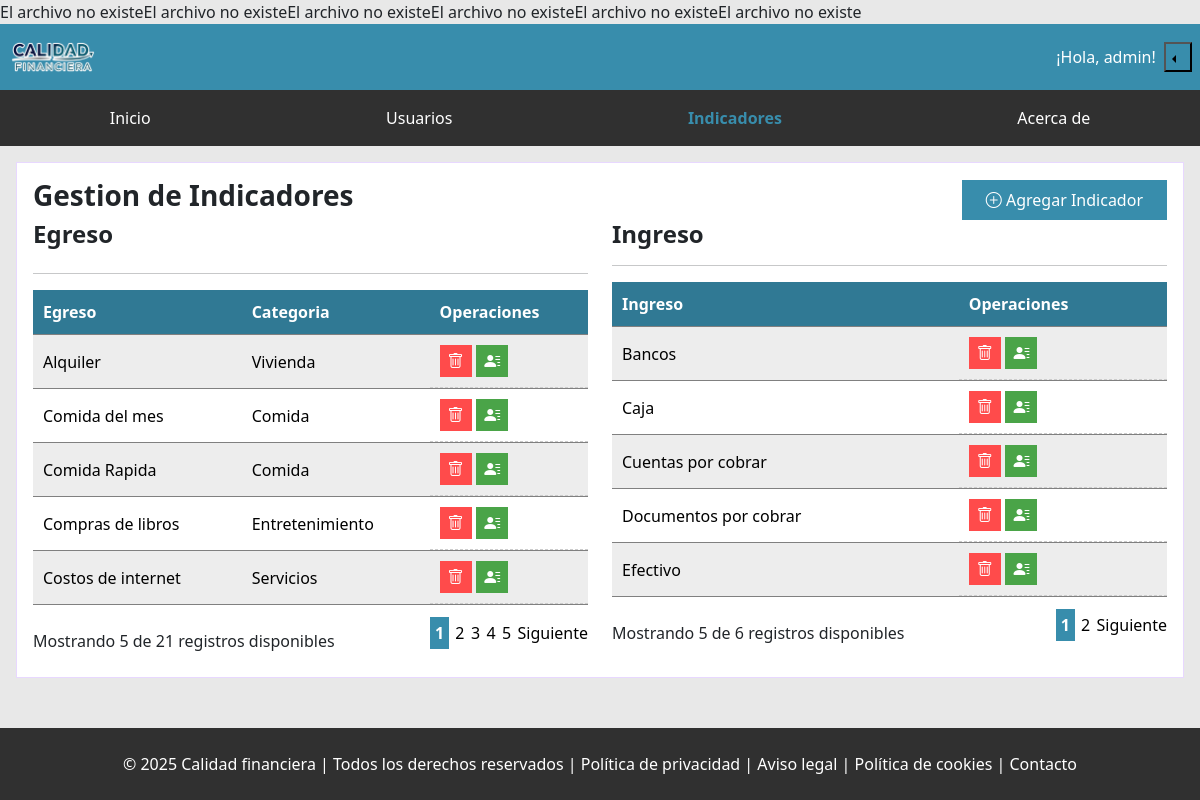
/admin/indicators/1/1 (signed in), run on the app's committed database.
### tables this page shows
CREATE TABLE `egresos` (
  `id_egreso` int(10) NOT NULL,
  `id_categoria_egreso` int(10) NOT NULL,
  `egreso` varchar(40) NOT NULL
);

CREATE TABLE `categorias_egreso` (
  `id_categoria_egreso` int(10) NOT NULL,
  `categoria` varchar(40) NOT NULL
);

CREATE TABLE `ingresos` (
  `id_ingreso` int(10) NOT NULL,
  `ingreso` varchar(50) NOT NULL
);

### app/Controllers/IndicatorsController.php (called while the page is built, shortened)
<?php
class IndicatorsController extends Controller
{
    public function index($page_e = 1, $page_i = 1)
    {
        $show_indicators = new indicatorModel;
        $show_indicators->show($page_e, $page_i);
        return $this->view('admin.indicators', [
            'HTML_graduantion' => $show_indicators->HTML_graduantion,
            'HTML_insome' => $show_indicators->HTML_insome,
            'sidebar_jump' => '../../',
            'header_jump' => '../../',
            'header_break_login' => '../../../',
        ]);
    }
}

### routes/web.php (called while the page is built, shortened)
<?php
Route::dispatch();
?>

### public/index.php (called while the page is built)
<?php
    require_once '../autoload.php';
    require_once '../routes/web.php';
?>

### lib/DataBase.php (called while the page is built, shortened)
<?php
class Database
{
    private $host = 'localhost';
    private $dbName = 'calidad_financiera';
    private $user = 'root';
    private $password = '';
    public function __construct()
    {
        try {
            $this->pdo = new PDO("mysql:host=$this->host;dbname=$this->dbName", $this->user, $this->password);
        } catch (PDOException $ex) {
            throw new Exception("Error de conexión: " . $ex->getMessage());
        }
    }
}
?>

### app/Controllers/Controller.php (called while the page is built, shortened)
<?php
class Controller
{
    public function view($route, $data = [])
    {
        extract($data);
        $route = str_replace('.', '/', $route);
        if (file_exists("../resources/views/{$route}.php")) {
            $content = ob_get_clean();
            return $content;
        } else {
            return 'El archivo no existe';
        }
    }
}

### app/Models/IndicatorModel.php (the view, shortened to what this page needs)
<?php
class indicatorModel extends Database
{
    public function show($page_e, $page_i)
    {
        $current_page_i = $page_i;
        $count_insome_query = 'SELECT COUNT(*) as total_ingresos FROM ingresos  ';
        $count_insome_stmt = $this->pdo->prepare($count_insome_query);
        $count_insome_stmt->execute();
        $row_total_insome = $count_insome_stmt->fetch(PDO::FETCH_ASSOC);
        $total_records_i = $row_total_insome['total_ingresos'];
        $records_page_i = 5;
        $total_pages_i = ceil($total_records_i / $records_page_i);
        $get_insome_query = 'SELECT
                            ingreso, id_ingreso
                         FROM
                            ingresos
                            ORDER BY ingreso ASC
                             LIMIT
                                :inicio, :registros_por_pagina';
        $start_i = ($current_page_i - 1) * $records_page_i;
        $get_insome_stmt = $this->pdo->prepare($get_insome_query);
        $get_insome_stmt->bindParam(':inicio', $start_i, PDO::PARAM_INT);
        $get_insome_stmt->bindParam(':registros_por_pagina', $records_page_i, PDO::PARAM_INT);
        $get_insome_stmt->execute();
        $this->HTML_insome = '';
        $link_i = 0;
        if ($get_insome_stmt->rowCount() > 0) {
            $row_insome = $get_insome_stmt->fetchAll(PDO::FETCH_ASSOC);
            foreach ($row_insome as $row) {
                $this->HTML_insome .= "<tr class='show'>";
                $this->HTML_insome .= '<td >'.$row['ingreso'].'</td>';
                $this->HTML_insome .= "<td class='operations'>";
                if ($row['ingreso'] != 'Otros') {
                    $this->HTML_insome .= "
                       <button class='  button--delete' data-model='js'data-type='id_ingreso'  data-link='../../indicator/delete-insome'
                        data-id='".$row['id_ingreso']."'
       >
                                <i class='bi bi-trash ' ></i>
                              </button>
                        ";
                    $this->HTML_insome .= "<a href='../../indicator/".$row['id_ingreso']."-ingreso/modify'>
                            <button class='button--modify'>
                              <i class='bi bi-person-lines-fill'></i>
                            </button>
                        </a>";
                    $this->HTML_insome .= '</td>';
                }
                $this->HTML_insome .= '</tr>';
            }
        } else {
            $this->HTML_insome .= '<p>No hay registros disponibles en este momento.</p>';
        }
        $this->HTML_insome .= ' </table> </section>';
        $this->HTML_insome .= "<section class='d-flex justify-content-between align-items-center'>";
        if ($total_records_i == 0) {
        } else {
            $get_insome_stmt->rowCount() == 0 ? $display_log_message = 'registro disponible' : $display_log_message = 'registros disponibles';
            $this->HTML_insome .= "<span class='show_quantity'>Mostrando ".$get_insome_stmt->rowCount().' de '.$total_records_i."
                                          <span class='show_quantity__message'> ".$display_log_message."</span></span><nav
                                          class='navigation--egress navigation '><ul class='pagination'>";
            if ($total_records_i <= 5) {
            } else {
                for ($i = 1; $i <= $total_pages_i; $i++) {
                    if ($i == $current_page_i) {
                        $link_i = $i;
                    }
                    $this->HTML_insome .= "<li class='page__item'>
                                              <a href='./".$i."' class='page__link'>".($i == $current_page_i ? '
                                              <b class="page__link--selected">'.$i.'</b>' : $i).'</a>
                                          </li>';
                }
                if ($current_page_i < $total_pages_i) {
                    $this->HTML_insome .= "<li class='page__item'>
                                              <a href='./".($current_page_i + 1)."' class='page__link'>Siguiente</a>
                                          </li>
                                      </ul>
                                  </nav>";
                } else {
                    $this->HTML_insome .= '</ul></nav>';
                }
            }
            $this->HTML_insome .= '</section>';
        }
        $current_page_e = $page_e;
        $count_graduation_query = 'SELECT COUNT(*) as total_egresos FROM egresos  ';
        $count_graduation_stmt = $this->pdo->prepare($count_graduation_query);
        $count_graduation_stmt->execute();
        $row_total_graduation = $count_graduation_stmt->fetch(PDO::FETCH_ASSOC);
        $total_records_e = $row_total_graduation['total_egresos'];
        $records_page_e = 5;
        $total_pages_e = ceil($total_records_e / $records_page_e);
        $get_graduation_query = 'SELECT
                                categoria, egreso , egresos.id_egreso
                             FROM
                                egresos
                             INNER JOIN
                                categorias_egreso
                             ON
                                egresos.id_categoria_egreso = categorias_egreso.id_categoria_egreso
                              ORDER BY egresos.egreso ASC
                             LIMIT
                                :inicio, :registros_por_pagina';
        $start_e = ($current_page_e - 1) * $records_page_e;
        $get_graduation_stmt = $this->pdo->prepare($get_graduation_query);
        $get_graduation_stmt->bindParam(':inicio', $start_e, PDO::PARAM_INT);
        $get_graduation_stmt->bindParam(':registros_por_pagina', $records_page_e, PDO::PARAM_INT);
        $get_graduation_stmt->execute();
        $this->HTML_graduantion = '';
        if ($get_graduation_stmt->rowCount() > 0) {
            $row_graduation = $get_graduation_stmt->fetchAll(PDO::FETCH_ASSOC);
            foreach ($row_graduation as $row) {
                $this->HTML_graduantion .= "<tr class='show'>";
                $this->HTML_graduantion .= '<td >'.$row['egreso'].'</td>';
                $this->HTML_graduantion .= '<td>'.$row['categoria'].'</td>';
                if ($row['egreso'] != 'Otros gastos') {
                    $this->HTML_graduantion .= "<td class='operations'>";
                    $this->HTML_graduantion .= "
                       <button class='  button--delete' data-model='js'data-type='id_egreso'  data-link='../../indicator/delete-graduation'
                        data-id='".$row['id_egreso']."'
       >
                                <i class='bi bi-trash ' ></i>
                              </button>
                         ";
                    $this->HTML_graduantion .= "<a href='../../indicator/".$row['id_egreso']."-egreso/modify'>
                            <button class='button--modify'>
                              <i class='bi bi-person-lines-fill'></i>
                            </button>
                        </a>
                        ";
                    $this->HTML_graduantion .= '</td>';
                }
                $this->HTML_graduantion .= '</tr>';
            }
        } else {
            $this->HTML_graduantion .= '<p>No hay registros disponibles en este momento.</p>';
        }
        $this->HTML_graduantion .= ' </table> </section>';
        $this->HTML_graduantion .= "<section class='d-flex justify-content-between align-items-center'>";
        if ($total_records_e == 0) {
        } else {
            $get_graduation_stmt->rowCount() == 0 ? $display_log_message = 'registro disponible' : $display_log_message = 'registros disponibles';
            $this->HTML_graduantion .= "<span class='show_quantity'>Mostrando ".$get_graduation_stmt->rowCount().' de '.$total_records_e."
                                        <span class='show_quantity__message'> ".$display_log_message."</span></span><nav
                                        class='navigation--egress navigation '><ul class='pagination'>";
            if ($total_records_e <= 6) {
            } else {
                for ($i = 1; $i <= $total_pages_e; $i++) {
                    $this->HTML_graduantion .= "<li class='page__item'>
                                            <a href='../".$i.'/'.$link_i." ' class='page__link page__link'>".($i == $current_page_e ? '<b class="page__link--selected">'.$i.'</b>' : $i).'</a>
                                        </li>';
                }
                if ($current_page_e < $total_pages_e) {
                    $this->HTML_graduantion .= "<li class='page__item'><a href='../".($current_page_e + 1).'/'.$link_i."' class='page__link page__link'>Siguiente</a>
                                            </li>
                                        </ul>
                                    </nav>";
                } else {
                    $this->HTML_graduantion .= '</ul></nav>';
                }
            }
            $this->HTML_graduantion .= ' </section>';
        }
    }
}

### lib/Route.php (shortened to what this page needs)
<?php
class Route
{
    private static $routes = [
        'GET' => [],
        'POST' => []
    ];
    public static function get($uri, $callback)
    {
        $uri = trim($uri, '/');
        self::$routes['GET'][$uri] = $callback;
    }
    public static function post($uri, $callback)
    {
        $uri = trim($uri, '/');
        self::$routes['POST'][$uri] = $callback;
    }
    public static function dispatch()
    {
        $uri = $_SERVER['REQUEST_URI'];
        $uri = trim($uri, '/');
        $uri = str_replace('calidad-financiera/public/', "", $uri);
        $method = $_SERVER['REQUEST_METHOD'];
        foreach (self::$routes[$method] as $routeUri => $callback) {
            if (strpos($routeUri, ':') !== false) {
                $routeUri = preg_replace('#:[a-zA-Z]+#', '([a-zA-Z0-9]+)', $routeUri);
            }
            if (preg_match("#^$routeUri$#", $uri, $matches)) {
                $params = array_slice($matches, 1);
                if (is_array($callback)) {
                    $controller = new $callback[0];
                    $response = $controller->{$callback[1]}(...$params);
                } elseif (is_callable($callback)) {
                    $response = $callback(...$params);
                } else {
                    throw new \Exception("Callback no válido");
                }
                if (is_array($response) || is_object($response)) {
                    header('Content-Type: application/json');
                    echo json_encode($response);
                } else {
                    echo $response;
                }
                return;
            }
        }
    }
}

### public/css/components/_buttons.css (style rules this page uses)
button { border-radius: 0rem !important; background: none; }
.button--delete { background: #ff4b4b; color: white; border: none; padding: 0.5rem; }
.button--modify { background: #4aa448; color: white; border: none; padding: 0.5rem; }

### public/css/components/_body.css (style rules this page uses)
body { display: block; height: 100%; background: #e8e8e8 !important; display: flex; flex-direction: column; height: 100%; }

### public/css/components/_table.css (style rules this page uses)
.dataTable td, .dataTable th { padding: 0.625em; line-height: 1.5em; border-bottom: 1px dashed #ccc; box-sizing: border-box; overflow-x: hidden; overflow-y: auto; }
.dataTable tbody tr { display: table-cell; }
.dataTable tbody td { display: block; }
.dataTable tr:nth-child(odd) { background: rgba(0, 0, 0, 0.07); }
@media screen and (min-width: 992px) { .dataTable thead tr, .dataTable tbody tr { display: table-row; } }
@media screen and (min-width: 992px) { .dataTable th, .dataTable tbody td { display: table-cell; } }
@media screen and (min-width: 992px) { .dataTable td, .dataTable th { width: auto; } }

### public/css/components/_pagination.css (style rules this page uses)
.page__link { text-decoration: none; color: black; }
.page__link--selected { background: var(--color-azul); padding: 0.3rem; color: white; }
.pagination { gap:0.4rem; }
.operations { display: flex !important; gap: 0.3rem; }

### data on the page
egresos: egreso "Alquiler"
categorias_egreso: categoria "Vivienda"
egresos: egreso "Comida del mes"
categorias_egreso: categoria "Comida Comida"
egresos: egreso "Comida Rapida"
egresos: egreso "Compras de libros"
categorias_egreso: categoria "Entretenimiento"
egresos: egreso "Costos de internet"
categorias_egreso: categoria "Servicios"
ingresos: ingreso "Bancos"
ingresos: ingreso "Caja"
ingresos: ingreso "Cuentas por cobrar"
ingresos: ingreso "Documentos por cobrar"
ingresos: ingreso "Efectivo"

### other printed values
$get_graduation_stmt->rowCount() "5"
$total_records_e "21"
$display_log_message "registros disponibles"
$get_insome_stmt->rowCount() "5"
$total_records_i "6"
